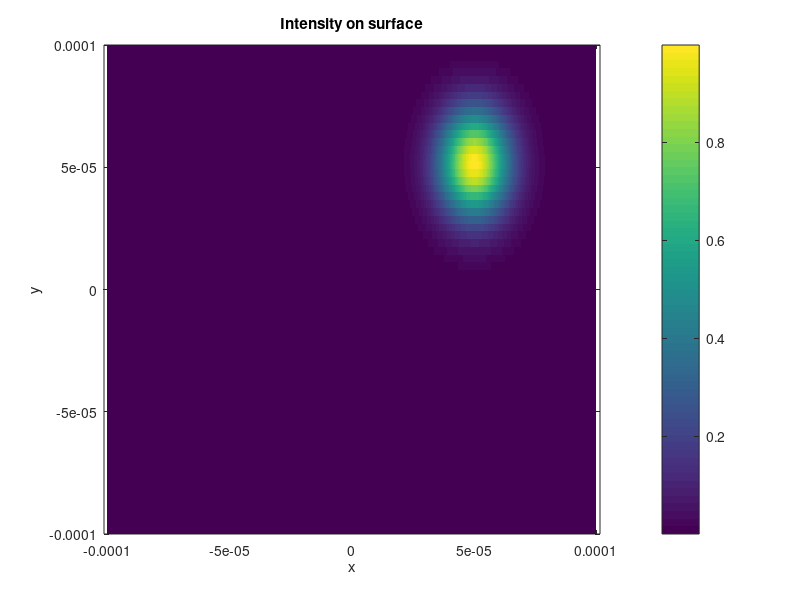

Here is the MATLAB script that generated this plot: (Note: this script raises an error after producing the figure.)
%% Computing grating profile for 3D Arbitrary beam generation
% Code to create tilted Bragg grating profile for 3D arbitrary beam
% generation. 2 steps are needed and this codes is 2nd part out of 2 steps.
%       1. Define the required field shape on the surface or propagate the
%       required field shape onto the surface.
%       2. Propagate the field on the surface onto the grating plane.
%       3. Loop through the vertical layers parallel to the slab mode
%       coming from the initial grating. This considers the model where the
%       dispersion is not assumed.
%
%% Device specification
% Indices [1]
n_air   = 1;
n_clad  = 1.4555;
n_core  = 1.4608;
n_eff   = 1.4635;
dn_g    = 1e-3;

% Heights of the layers [m]
h_clad  = 15e-6;
h_core  = 5e-6;

lam     = 780e-9;
k0      = 2*pi*n_air/lam;
%% Target specification
% distance from the top of the chip.
pos_tar     = [50e-6, 50e-6, 100e-6];
% estimated waist at the surface
waist_tar   = [10e-6, 15e-6];
%% Init
% 1. defining the domain
L_x     = 200e-6;
L_y     = 200e-6;

N_x     = 2^10; 
N_y     = N_x/2^4;

x       = linspace(-.5*L_x, .5*L_x, N_x);
y       = linspace(-.5*L_y, .5*L_y, N_y);

% 2. defining the arbitrary beam
n       = 1;
[xx, yy]    = meshgrid(x, y);
psi_x       = atan2(pos_tar(3),pos_tar(1));
psi_y       = atan2(pos_tar(3),pos_tar(2));

EE        = exp( -(...
    (.5*(xx - pos_tar(1))./waist_tar(1)).^2     ...
    + (.5*(yy - pos_tar(2))./waist_tar(2)).^2   ...
    ).^n ) .*exp(1i*k0.*( xx.*cos(psi_x) + yy.*cos(psi_y) ));

figure(1)
pcolor(xx, yy, abs(EE).^2)
shading flat
xlabel('x')
ylabel('y')
title('Intensity on surface')
colorbar
axis equal
xline(pos_tar(1), 'r');
yline(pos_tar(2), 'r');

%% Fourier space
dk_x    = 2*pi/L_x;
dk_y    = 2*pi/L_y;
k_x     = (-N_x/2:N_x/2-1) * dk_x;
k_y     = (-N_y/2:N_y/2-1) * dk_y;
[kk_x, kk_y] = meshgrid(k_x, k_y);

k_cen_x     = (k0*cos(psi_x));
k_cen_y     = (k0*cos(psi_y));
EE          = EE .* exp(-1i*(k_cen_y.*yy + k_cen_x.*xx)); %** '-/+' here

% Addin central frequency
fprintf('--------------------------------------------------------------\n')
fprintf('Checking for limits of central wavenumber\n')
kk_t    = sqrt((kk_x + k_cen_x).^2 + (kk_y + k_cen_y).^2); %** '+/-' here
kk_z    = real(sqrt(k0^2 - kk_t.^2));
fprintf('k_t(x) range: (%3.3e, %3.3e)',min(k_x+k_cen_x),max(k_x+k_cen_x))
fprintf('\nk_cen_x  = %3.3e\n', k_cen_x)
fprintf('k_t(y) range: (%3.3e, %3.3e)',min(k_y+k_cen_y),max(k_y+k_cen_y))
fprintf('\nk_cen_y  = %3.3e\n', k_cen_y)
fprintf('--------------------------------------------------------------\n')

EE_k    = fftshift(fft2(fftshift(EE))) ...
    .* exp(1i*kk_z.*-1*pos_tar(3)); % propagation back onto the surface.
EE      = fftshift(ifft2(fftshift(EE_k)))...
    .* exp(1i*(k_cen_y.*yy + k_cen_x.*xx)); % add back central frequency.

figure(2)
pcolor(xx, yy, abs(EE).^2)
shading flat
xlabel('x')
ylabel('y')
title('Intensity on surface')
colorbar
axis equal
xline(pos_tar(1), 'r');yline(pos_tar(2), 'r');
xline(0, 'k');yline(0, 'k');
xline(L_x/4,'g');yline(L_y/4,'g');xline(-L_x/4,'g');yline(-L_y/4,'g');

%% Select the domain of the grating surface
Lg_x    = 100e-6;
Lg_y    = 100e-6;

Ng_x    = N_x/ceil(L_x/Lg_x);
Ng_y    = N_y/ceil(L_y/Lg_y);

index_x = (0:Ng_x-1) + find(x>-Lg_x/2,1);
index_y = (0:Ng_y-1) + find(y>-Lg_y/2,1);

xg      = x(index_x);
yg      = y(index_y);

[xx_g, yy_g] = meshgrid(xg, yg);
EE_g    = EE(index_y,index_x);

figure(3)
pcolor(xx_g, yy_g, abs(EE_g).^2)
shading flat
xlabel('x')
ylabel('y')
title('Intensity on surface')
colorbar
axis equal

%% Propagate the field by 
%% Create 2D Bragg grating profile slices along the y-axis